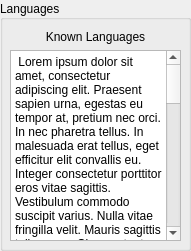
   <widget class="QGroupBox" name="LanguagesBox">
    <property name="geometry">
     <rect>
      <x>630</x>
      <y>440</y>
      <width>191</width>
      <height>251</height>
     </rect>
    </property>
    <property name="title">
     <string>Languages</string>
    </property>
    <property name="alignment">
     <set>Qt::AlignLeading|Qt::AlignLeft|Qt::AlignVCenter</set>
    </property>
    <widget class="QWidget" name="verticalLayoutWidget">
     <property name="geometry">
      <rect>
       <x>10</x>
       <y>30</y>
       <width>171</width>
       <height>211</height>
      </rect>
     </property>
     <layout class="QVBoxLayout" name="LanguagesLayout">
      <item>
       <widget class="QLabel" name="known_languages_label">
        <property name="text">
         <string>Known Languages</string>
        </property>
        <property name="alignment">
         <set>Qt::AlignCenter</set>
        </property>
       </widget>
      </item>
      <item>
       <widget class="QPlainTextEdit" name="known_languages">
        <property name="plainText">
         <string> Lorem ipsum dolor sit amet, consectetur adipiscing elit. Praesent sapien urna, egestas eu tempor at, pretium nec orci. In nec pharetra tellus. In malesuada erat tellus, eget efficitur elit convallis eu. Integer consectetur porttitor eros vitae sagittis. Vestibulum commodo suscipit varius. Nulla vitae fringilla velit. Mauris sagittis tellus urna. Class aptent taciti sociosqu ad litora torquent per conubia nostra, per inceptos himenaeos. Fusce in arcu justo.

Mauris auctor, elit sed tristique maximus, libero quam feugiat dolor, in laoreet massa libero a tortor. Donec molestie pretium tempus. Integer lacinia magna lacus, nec volutpat felis condimentum id. Vivamus orci ante, gravida sed velit vel, venenatis pellentesque est. Maecenas laoreet laoreet ullamcorper. Phasellus rutrum felis non sapien aliquam semper. Morbi tempus, quam in luctus tempor, mauris neque faucibus libero, ut porta justo sem eu orci. Suspendisse consectetur sem ac neque mollis, sed iaculis tellus elementum. Nulla facilisis turpis vel sagittis pharetra. Donec nec odio pharetra, vestibulum lorem accumsan, tempus nulla. Donec blandit nisi in elit pulvinar, nec feugiat metus egestas. </string>
        </property>
       </widget>
      </item>
     </layout>
    </widget>
   </widget>
